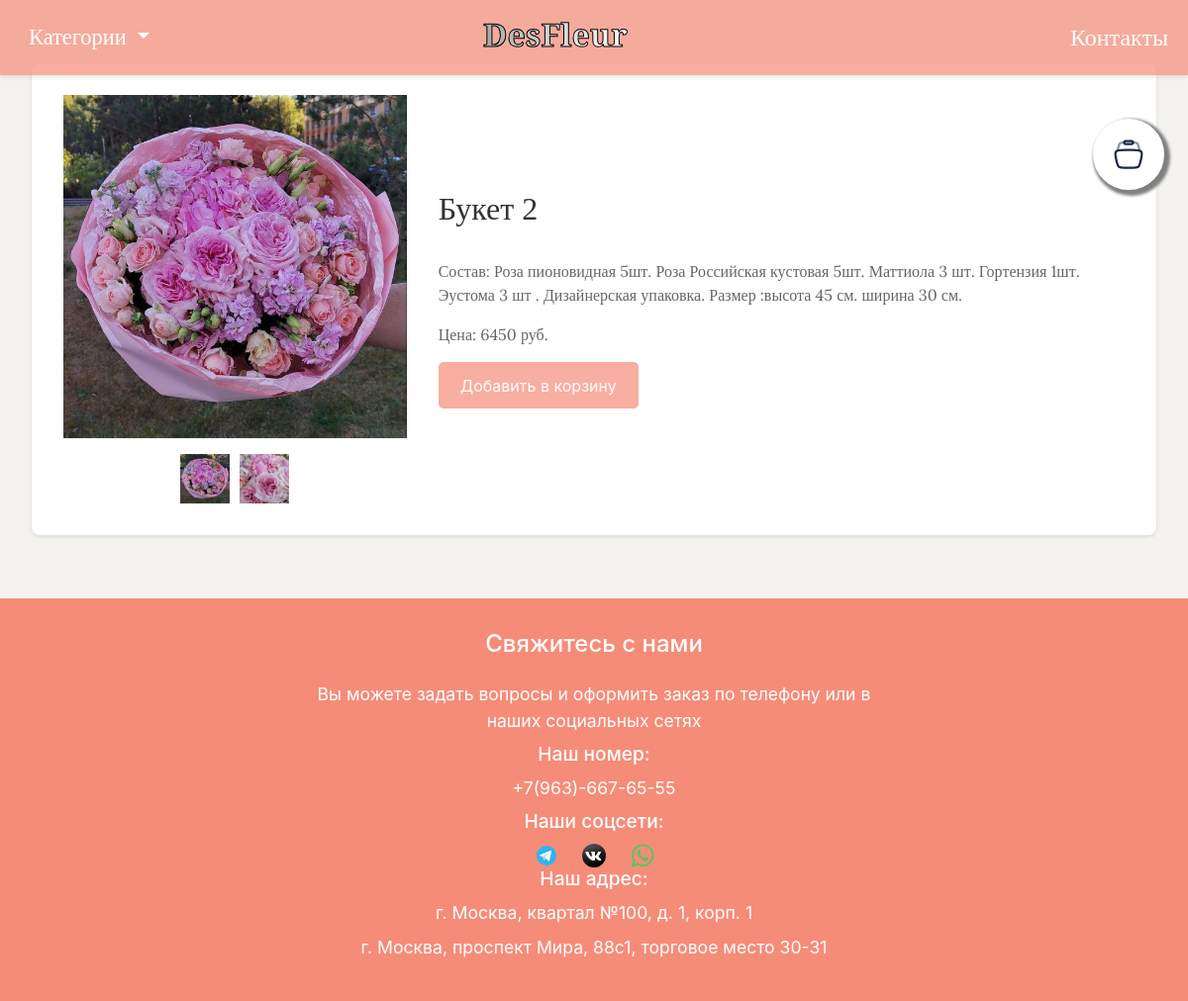
Screenshot of /flower/3 with the database file from the repository.
### tables this page shows
CREATE TABLE flowers (id INTEGER PRIMARY KEY AUTOINCREMENT, name TEXT NOT NULL, description TEXT, price INTEGER NOT NULL, image_paths TEXT, category TEXT NOT NULL);

### app.py (the view)
@app.route('/flower/<int:flower_id>')
def flower(flower_id):
    flower = models.get_flower(flower_id)
    cart_items = session.get('cart', [])
    total_price = sum(item[3] for item in cart_items)
    return render_template('product.html', flower=flower, total_price=total_price)

### models.py (called while the page is built)
def get_flower(flower_id):
    conn = sqlite3.connect('flowers.db')
    c = conn.cursor()
    c.execute('SELECT * FROM flowers WHERE id = ?', (flower_id,))
    flower = c.fetchone()
    conn.close()
    return flower

### templates/product.html
{% extends 'base.html' %}
{% block content %}
<div class="flower-details">
    <div class="flower-images-description">
        <div class="flower-images">
            <div class="main-image">
                {% if flower[4] %}
                {% set image_paths = flower[4].split(',') %}
                <img id="main-image" src="../{{ image_paths[0] }}" alt="{{ flower[1] }}"
                     style="width: 100%; height: auto;">
                {% else %}
                <img src="{{ url_for('static', filename='images/placeholder.jpg') }}" alt="Placeholder">
                {% endif %}
            </div>
            <div class="thumbnails">
                {% if flower[4] %}
                {% for image_path in image_paths %}
                <img class="thumbnail" src="../{{ image_path }}" alt="{{ flower[1] }}"
                     style="width: 50px; height: 50px; cursor: pointer;">
                {% endfor %}
                {% endif %}
            </div>
        </div>
        <div class="flower-info" style="background-color: white">
            <h1>{{ flower[1] }}</h1>
            <p>{{ flower[2] }}</p>
            <p>Цена: {{ flower[3] }} руб.</p>
            <a class="add-to-cart-button" href="{{ url_for('add_to_cart', flower_id=flower[0]) }}">Добавить в
                корзину</a>
        </div>
    </div>
</div>
{% endblock %}

### static/css/styles.css (style rules this page uses)
body { font-family: 'Lora', serif; background-color: #ffff78; margin: 0; padding: 0; color: #333; display: flex; flex-direction: column; min-height: 100vh; }
.flower-info { background-color: #fffff8; border-radius: 0 0 8px 8px; }
.flower-info p { color: #666666; font-family: 'Lora', serif; font-size: 1em; font-weight: normal; }
.flower-details { background-color: #ffffff; border-radius: 8px; box-shadow: 0 2px 4px rgba(0, 0, 0, 0.1); width: 100%; max-width: 1200px; margin: 2em auto; padding: 2em; display: flex; justify-content: center; }
.flower-images-description { display: flex; width: 100%; }
.flower-images { flex: 1; display: flex; flex-direction: column; align-items: center; margin-right: 2em; }
.main-image { margin-bottom: 1em; }
.thumbnails { display: flex; justify-content: center; gap: 10px; }
.flower-info { flex: 2; display: flex; flex-direction: column; justify-content: center; background-color: #f4f3ef; }
.flower-info h1 { color: #333; font-family: 'Playfair Display', serif; font-size: 2em; margin-bottom: 1em; }
.flower-info p { color: #666; font-family: 'Lora', serif; font-size: 1em; margin-bottom: 1em; }
.add-to-cart-button { background-color: rgba(245, 140, 120, 0.7); color: white; padding: 0.7em 1.4em; border: none; border-radius: 5px; cursor: pointer; font-size: 1em; align-self: flex-start; }

### rows the page displays
flowers: name "Букет 2", description "Состав: Роза пионовидная 5шт. Роза Российская кустовая 5шт. Маттиола 3 шт. Гортензия 1шт. Эустома 3 шт . Дизайнерская упаковка. Размер :высота 45 см. ширина 30 см.", price "6450"
